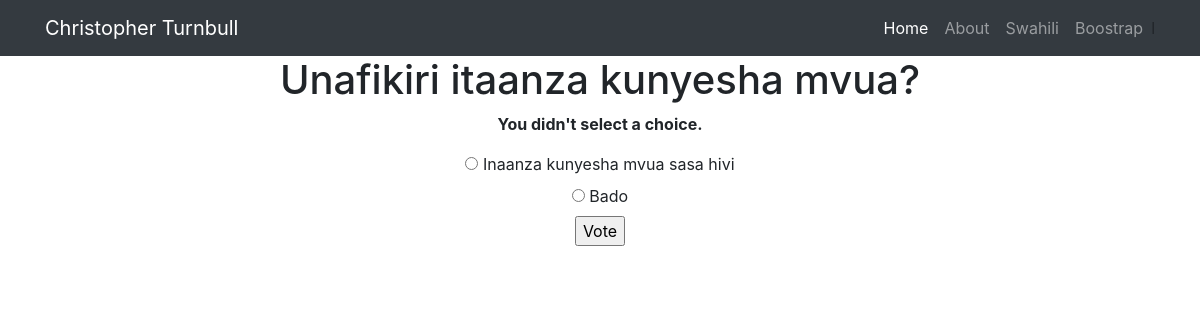
The page /swahili/7/vote/ on the database its author committed.
### swahili/models.py (models this page shows, shortened)
class Question(models.Model):
    question_text = models.CharField(max_length=200)
    pub_date = models.DateTimeField('date published', default=timezone.now())

class Choice(models.Model):
    question = models.ForeignKey(Question, on_delete=models.CASCADE)
    choice_text = models.CharField(max_length=200)
    votes = models.IntegerField(default=0)

### swahili/views.py (the view)
# urls.py: path('swahili/<int:question_id>/vote/', views.vote, name='vote'),
def vote(request, question_id):
    question = get_object_or_404(Question, pk=question_id)
    try:
        selected_choice = question.choice_set.get(pk=request.POST['choice'])
    except (KeyError, Choice.DoesNotExist):
        return render(request, 'swahili/detail.html', {
            'question': question,
            'error_message': "You didn't select a choice.",
        })
    else:
        selected_choice.votes += 1
        selected_choice.save()
        return HttpResponseRedirect(reverse('swahili:results', args=(question.id,)))

### swahili/templates/swahili/detail.html (shortened to what this page needs)
{% extends "overview/base.html" %}
{% block content %}
  <div class="container">
    <div class="row">
      <div class="col-lg-12 text-center">
        <h1>{{ question.question_text }}</h1>
        {% if error_message %}<p><strong>{{ error_message }}</strong></p>{% endif %}
        <form action="{% url 'swahili:vote' question.id %}" method="post">
        {% for choice in question.choice_set.all %}
            <input type="radio" name="choice" id="choice{{ forloop.counter }}" value="{{ choice.id }}">
            <label for="choice{{ forloop.counter }}">{{ choice.choice_text }}</label><br>
        {% endfor %}
        <input type="submit" value="Vote">
        </form>
      </div>
    </div>
  </div>
{% endblock %}

### rows shown on the page
Question: question_text "Unafikiri itaanza kunyesha mvua?"
Choice: choice_text "Inaanza kunyesha mvua sasa hivi"
Choice: choice_text "Bado"

### other values the page prints
{{ error_message }} "You didn't select a choice."
